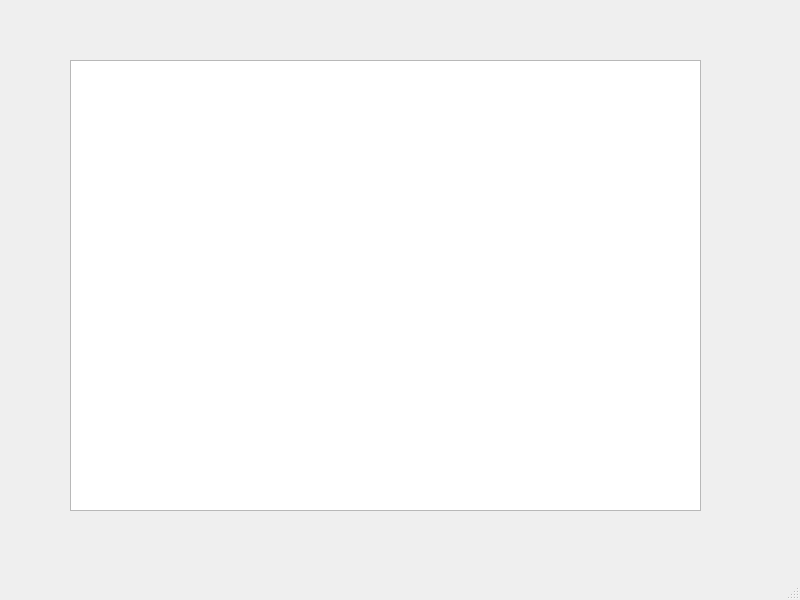
<?xml version="1.0" encoding="UTF-8"?>
<ui version="4.0">
 <class>MainWindow</class>
 <widget class="QMainWindow" name="MainWindow">
  <property name="geometry">
   <rect>
    <x>0</x>
    <y>0</y>
    <width>800</width>
    <height>600</height>
   </rect>
  </property>
  <property name="windowTitle">
   <string>MainWindow</string>
  </property>
  <widget class="QWidget" name="centralwidget">
   <widget class="QGraphicsView" name="graphicsView">
    <property name="geometry">
     <rect>
      <x>70</x>
      <y>60</y>
      <width>631</width>
      <height>451</height>
     </rect>
    </property>
   </widget>
   <widget class="QLabel" name="label">
    <property name="geometry">
     <rect>
      <x>70</x>
      <y>60</y>
      <width>631</width>
      <height>451</height>
     </rect>
    </property>
    <property name="text">
     <string/>
    </property>
    <property name="pixmap">
     <pixmap>imagenes/escenas/escena nivel 1.jpg</pixmap>
    </property>
    <property name="scaledContents">
     <bool>true</bool>
    </property>
   </widget>
  </widget>
  <widget class="QMenuBar" name="menubar">
   <property name="geometry">
    <rect>
     <x>0</x>
     <y>0</y>
     <width>800</width>
     <height>22</height>
    </rect>
   </property>
  </widget>
  <widget class="QStatusBar" name="statusbar"/>
 </widget>
 <resources/>
 <connections/>
</ui>
